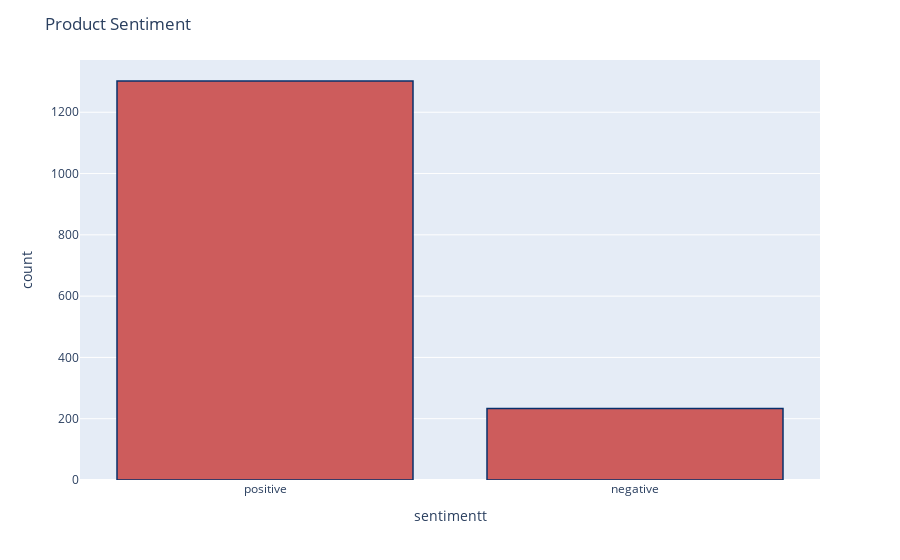

The notebook cell saved with this chart:
### Markdown cell above
## Penyebaran sentimen dari sampel

### Code cell
df['sentimentt'] = df['sentiment'].replace({-1 : 'negative'})
df['sentimentt'] = df['sentimentt'].replace({1 : 'positive'})
fig = px.histogram(df, x="sentimentt")
fig.update_traces(marker_color="indianred",marker_line_color='rgb(8,48,107)',
                  marker_line_width=1.5)
fig.update_layout(title_text='Product Sentiment')
fig.show()

### Figure 1 — Plotly figure (JSON) as saved in the notebook; plotly's stock layout.template omitted (floating-point values rounded to 4 significant figures; data arrays with more than 128 entries replaced by an {"elided": "..."} marker saying what was removed)
{"data": [{"alignmentgroup": "True", "bingroup": "x", "hovertemplate": "sentimentt=%{x}<br>count=%{y}<extra></extra>", "legendgroup": "", "marker": {"color": "indianred", "line": {"color": "rgb(8,48,107)", "width": 1.5}, "pattern": {"shape": ""}}, "name": "", "offsetgroup": "", "orientation": "v", "showlegend": false, "type": "histogram", "x": {"elided": "1535 str values"}, "xaxis": "x", "yaxis": "y"}], "layout": {"barmode": "relative", "legend": {"tracegroupgap": 0}, "margin": {"t": 60}, "title": {"text": "Product Sentiment"}, "xaxis": {"anchor": "y", "domain": [0, 1], "title": {"text": "sentimentt"}}, "yaxis": {"anchor": "x", "domain": [0, 1], "title": {"text": "count"}}}}
